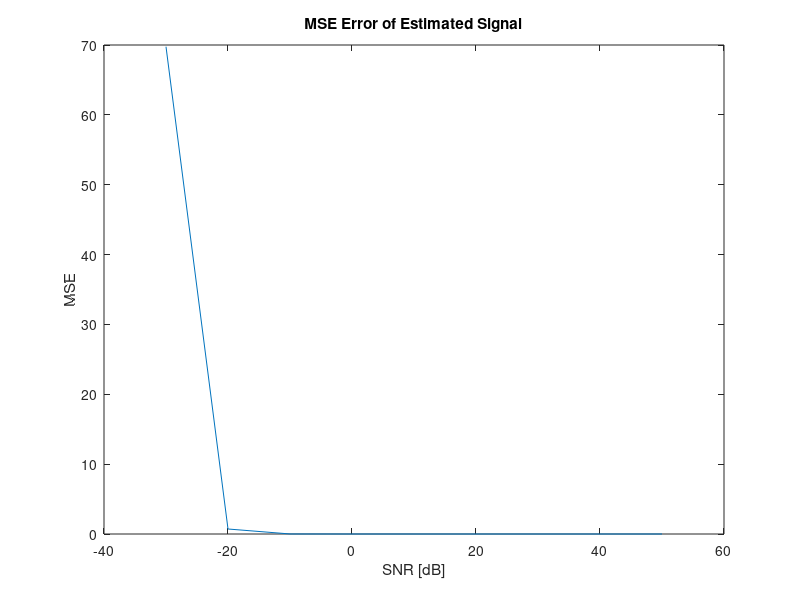
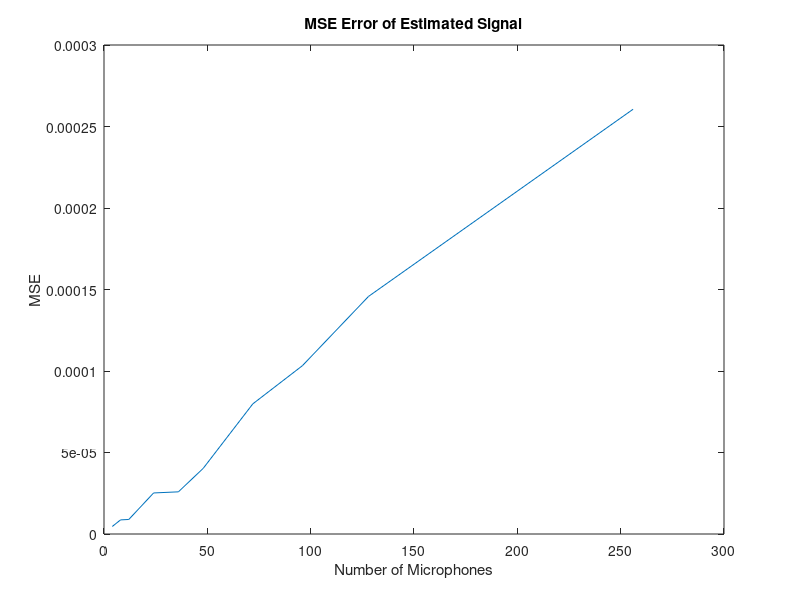
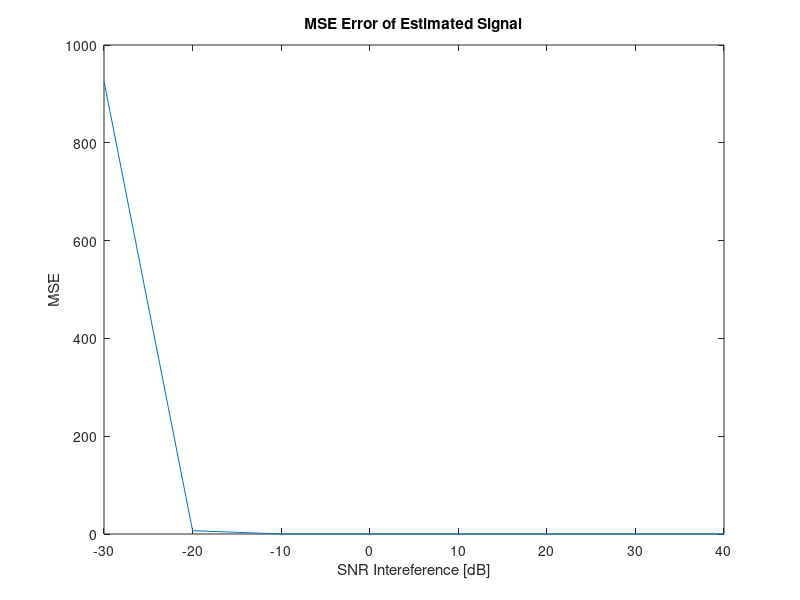
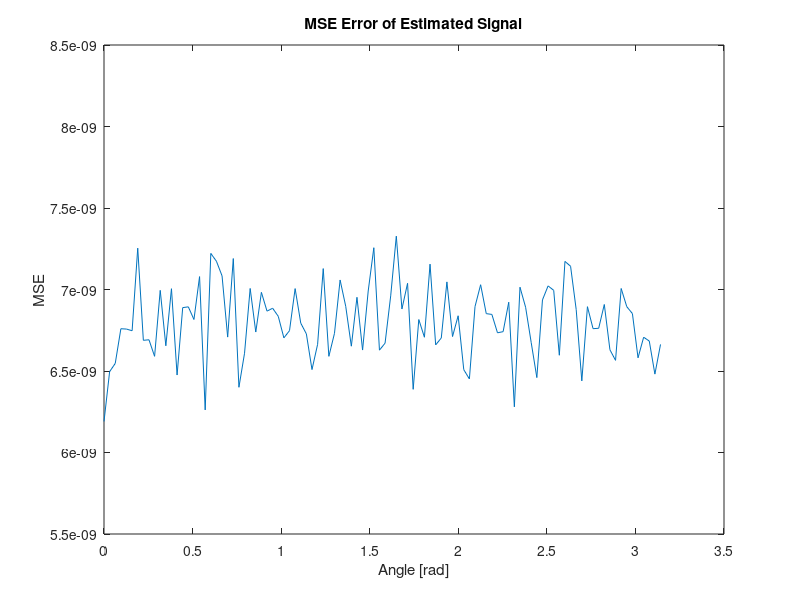

Write MATLAB code to recreate these figures, in order.
%% Clears
clc; clear all; close all;


%% Random Definitions
lambda = 0.087214428857715;
delta = lambda / 2;

sig_length = 1024;
target_gain = 1;
signal_target = randn(1, sig_length) + 1j * randn(1, sig_length);
signal_target = target_gain * signal_target / norm(signal_target);
target_pos = [-1 1];

inter_gain = 1e-2;
inter_sig = randn(1, sig_length) + 1j * randn(1, sig_length);
inter_sig = 0 * inter_gain * inter_sig / norm(inter_sig);
inter_pos = [2 2];

%% Constant SNR, Changing Number of Microphones
num_of_mics = [4 8 12 24 36 48 72 96 128 256];
SNR_dB = 10;
noise_gain = target_gain / 10^(SNR_dB / 10);
mse = zeros(1, length(num_of_mics));

for index = 1 : length(num_of_mics)
    m = num_of_mics(index);
    m_lin = (0 : m - 1)';
    mics_pos_mat = [m_lin * delta, zeros(m, 1)];
    phase_mic = zeros(m, 1);
    for i = 1 : m
        phase_mic(i) = norm(mics_pos_mat(i, :) - target_pos) / lambda;
    end
    steering_vec = exp(1j * phase_mic);
    mics_sig = steering_vec * signal_target;
    added_noise = randn(size(mics_sig)) + 1j * randn(size(mics_sig));
    noise_mics_sig = mics_sig + noise_gain * (added_noise / norm(added_noise));
    steering_vec = steering_vec / steering_vec(1);

%     phi_y = noise_mics_sig * noise_mics_sig';
    phi_y = mean(abs(signal_target.^2)) * (steering_vec * steering_vec') + ...
        added_noise * added_noise';
    
    h_mvdr = pinv(phi_y) * steering_vec / (steering_vec' * pinv(phi_y) * steering_vec);

    estimated_sig = h_mvdr' * noise_mics_sig;
    
    mse(index) = norm(estimated_sig - mics_sig(1, :))^2 / length(signal_target);
end

figure(2);
plot(num_of_mics, mse)
title("MSE Error of Estimated Signal")
ylabel("MSE")
xlabel("Number of Microphones")


%% Constant Number of Microphones, Changing SNR
m = 12;
SNR_dB = linspace(-30, 50, 9);
SNR_lin = 10.^(SNR_dB / 10);
mse = zeros(1, length(SNR_dB));

m_lin = (0 : m - 1)';
mics_pos_mat = [m_lin * delta, zeros(m, 1)];
phase_mic = zeros(m, 1);
for i = 1 : m
    phase_mic(i) = norm(mics_pos_mat(i, :) - target_pos) / lambda;
end
steering_vec = exp(1j * phase_mic);
mics_sig = steering_vec * signal_target;

for index = 1 : length(SNR_dB)
    noise_gain = target_gain / SNR_lin(index);
    added_noise = randn(size(mics_sig)) + 1j * randn(size(mics_sig));
    noise_mics_sig = mics_sig + noise_gain * (added_noise / norm(added_noise));
    steering_vec = steering_vec / steering_vec(1);

%     phi_y = noise_mics_sig * noise_mics_sig';
    phi_y = mean(abs(signal_target.^2)) * (steering_vec * steering_vec') + ...
        added_noise * added_noise';
    
    h_mvdr = pinv(phi_y) * steering_vec / (steering_vec' * pinv(phi_y) * steering_vec);

    estimated_sig = h_mvdr' * noise_mics_sig;
    
    mse(index) = norm(estimated_sig - mics_sig(1, :))^2 / length(signal_target);
end

figure(2);
plot(SNR_dB, mse)
title("MSE Error of Estimated Signal")
ylabel("MSE")
xlabel("SNR [dB]")


%% Constant SNR, Chaning Number of Microphones, With Interference
num_of_mics = [4 8 12 24 36 48 72 96 128 256];
SNR_dB = 10;
noise_gain = target_gain / 10^(SNR_dB / 10);
mse = zeros(1, length(num_of_mics));

for index = 1 : length(num_of_mics)
    m = num_of_mics(index);
    m_lin = (0 : m - 1)';
    mics_pos_mat = [m_lin * delta, zeros(m, 1)];
    phase_mic = zeros(m, 1);
    phase_mic_inter = zeros(m, 1);
    for i = 1 : m
        phase_mic(i) = norm(mics_pos_mat(i, :) - target_pos) / lambda;
        phase_mic_inter(i) = norm(mics_pos_mat(i, :) - inter_pos) / lambda;
    end
    steering_vec = exp(1j * phase_mic);
    steering_vec_inter = exp(1j * phase_mic_inter);
    mics_sig = steering_vec * signal_target + steering_vec_inter * inter_sig;
    added_noise = randn(size(mics_sig)) + 1j * randn(size(mics_sig));
    noise_mics_sig = mics_sig + noise_gain * (added_noise / norm(added_noise));
    steering_vec = steering_vec / steering_vec(1);

    phi_y = noise_mics_sig * noise_mics_sig';
%     phi_y = mean(abs(signal_target.^2)) * (steering_vec * steering_vec') + ...
%         mean(abs(inter_sig.^2)) * (steering_vec_inter * steering_vec_inter') + ...
%         added_noise * added_noise';

    h_mvdr = pinv(phi_y) * steering_vec / (steering_vec' * pinv(phi_y) * steering_vec);

    estimated_sig = h_mvdr' * noise_mics_sig;

    mse(index) = norm(estimated_sig - mics_sig(1, :))^2 / length(signal_target);
end

figure(3);
plot(num_of_mics, mse)
title("MSE Error of Estimated Signal")
ylabel("MSE")
xlabel("Number of Microphones")


%% Constant SNR, Constant Number of Microphones, With Interference, Changing Interference Gain
m = 12;
SNR_dB = 10;
SNR_inter_dB = [-30 -20 -10 0 10 20 30 40];
inter_gain_list = target_gain ./ 10.^(SNR_inter_dB / 10);
noise_gain = target_gain / 10^(SNR_dB / 10);
mse = zeros(1, length(SNR_inter_dB));
inter_sig_g = randn(1, sig_length) + 1j * randn(1, sig_length);

m_lin = (0 : m - 1)';
mics_pos_mat = [m_lin * delta, zeros(m, 1)];
phase_mic = zeros(m, 1);
phase_mic_inter = zeros(m, 1);
for i = 1 : m
    phase_mic(i) = norm(mics_pos_mat(i, :) - target_pos) / lambda;
    phase_mic_inter(i) = norm(mics_pos_mat(i, :) - inter_pos) / lambda;
end
steering_vec = exp(1j * phase_mic);
steering_vec_inter = exp(1j * phase_mic_inter);

for index = 1 : length(SNR_inter_dB)
    inter_sig_with_gain = inter_gain_list(index) * inter_sig_g / norm(inter_sig_g);
    mics_sig = steering_vec * signal_target + steering_vec_inter * inter_sig_with_gain;
    added_noise = randn(size(mics_sig)) + 1j * randn(size(mics_sig));
    noise_mics_sig = mics_sig + noise_gain * (added_noise / norm(added_noise));
    steering_vec = steering_vec / steering_vec(1);

%     phi_y = noise_mics_sig * noise_mics_sig';
    phi_y = mean(abs(signal_target.^2)) * (steering_vec * steering_vec') + ...
        mean(abs(inter_sig_with_gain.^2)) * (steering_vec_inter * steering_vec_inter') + ...
        added_noise * added_noise';

    h_mvdr = pinv(phi_y) * steering_vec / (steering_vec' * pinv(phi_y) * steering_vec);

    estimated_sig = h_mvdr' * noise_mics_sig;

    mse(index) = norm(estimated_sig - mics_sig(1, :))^2 / length(signal_target);
end

figure(4);
plot(SNR_inter_dB, mse)
title("MSE Error of Estimated Signal")
ylabel("MSE")
xlabel("SNR Intereference [dB]")


%% Constant SNR, Constant Number of Microphones, With Interference, Changing Interference Position
m = 12;
SNR_dB = 20;
angles = linspace(0, pi);
inter_pos_list = norm(target_pos) * [cos(angles)' sin(angles)'];
noise_gain = target_gain / 10^(SNR_dB / 10);
mse = zeros(1, length(inter_pos_list));

m_lin = (0 : m - 1)';
mics_pos_mat = [m_lin * delta, zeros(m, 1)];

for index = 1 : length(inter_pos_list)
    phase_mic = zeros(m, 1);
    phase_mic_inter = zeros(m, 1);
    for i = 1 : m
        phase_mic(i) = norm(mics_pos_mat(i, :) - target_pos) / lambda;
        phase_mic_inter(i) = norm(mics_pos_mat(i, :) - inter_pos_list(index)) / lambda;
    end
    steering_vec = exp(1j * phase_mic);
    steering_vec_inter = exp(1j * phase_mic_inter);
    mics_sig = steering_vec * signal_target + steering_vec_inter * inter_sig;
    added_noise = randn(size(mics_sig)) + 1j * randn(size(mics_sig));
    noise_mics_sig = mics_sig + noise_gain * (added_noise / norm(added_noise));
    steering_vec = steering_vec / steering_vec(1);

%     phi_y = noise_mics_sig * noise_mics_sig';
    phi_y = mean(abs(signal_target.^2)) * (steering_vec * steering_vec') + ...
        mean(abs(inter_sig.^2)) * (steering_vec_inter * steering_vec_inter') + ...
        added_noise * added_noise';

    h_mvdr = pinv(phi_y) * steering_vec / (steering_vec' * pinv(phi_y) * steering_vec);

    estimated_sig = h_mvdr' * noise_mics_sig;

    mse(index) = norm(estimated_sig - mics_sig(1, :))^2 / length(signal_target);
end

figure(5);
plot(angles, mse)
title("MSE Error of Estimated Signal")
ylabel("MSE")
xlabel("Angle [rad]")

